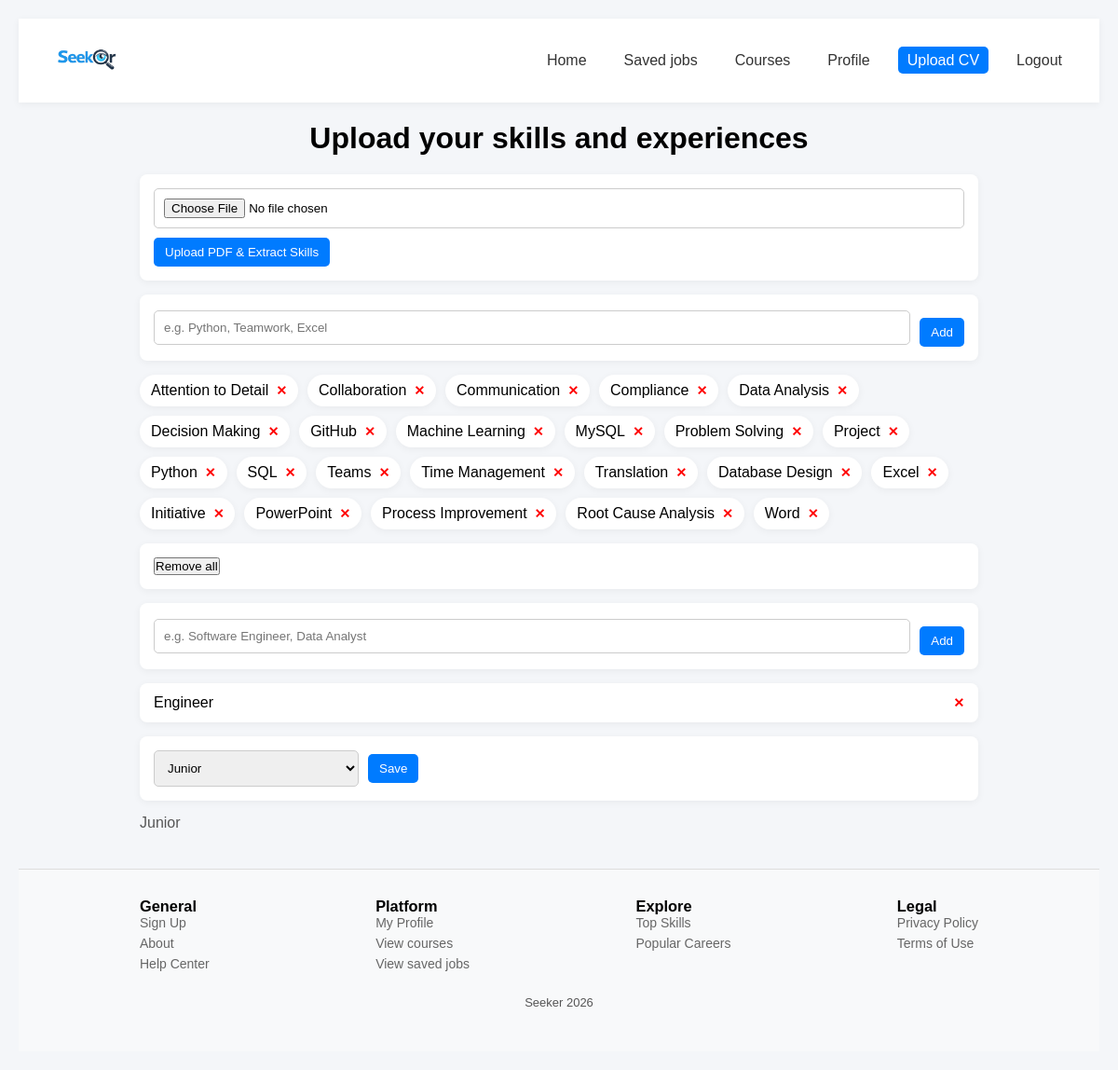
/upload_cv (signed in), run on the app's committed database.
### app.py (models this page shows)
class UserSkill(db.Model):  #user skill table
    __tablename__="user_skill"
    id = db.Column(db.Integer, primary_key=True)
    user_id=db.Column(db.Integer,db.ForeignKey("user.id"), nullable=False)
    skill_id = db.Column(db.Integer, db.ForeignKey("skill.id"), nullable=False)
    user = db.relationship("User", back_populates="skills")
    skill = db.relationship("Skill", back_populates="users")
    __table_args__ = (
        db.UniqueConstraint("user_id", "skill_id", name="unique_user_skill"),
    )

class Skill(db.Model):   #skill table
    __tablename__="skill"
    id = db.Column(db.Integer, primary_key=True)
    name = db.Column(db.String(120), unique=True, nullable=False)
    users = db.relationship("UserSkill",back_populates="skill",cascade="all, delete-orphan")

class User(db.Model): #user table
    __tablename__="user"
    id = db.Column(db.Integer, primary_key=True)
    email = db.Column(db.String(120), unique=True, nullable=False)
    password = db.Column(db.String(200), nullable=False)
    name = db.Column(db.String(100))
    experience_level=db.Column(db.String(100))
    career_goal= db.Column(db.String(100))
    skills = db.relationship("UserSkill",back_populates="user",cascade="all, delete-orphan")

### app.py (the view, shortened to what this page needs)
@app.route('/upload_cv', methods=["GET", "POST"])
def upload_cv():
    if 'user' not in session:
        flash('Login first', 'error')
        return redirect(url_for('login_page'))
    user = User.query.filter_by(email=session['user']).first()
    if not user:
        flash('User not found', 'error')
        return redirect(url_for('login_page'))
    return render_template("upload_cv.html", user=user)

### templates/upload_cv.html (shortened to what this page needs)
<!DOCTYPE html>
<html lang="en">
<head>
  <link rel="stylesheet" href="{{ url_for('static', filename='upload_cv.css') }}">
</head>
<body>
  {% include 'navbar.html' %}
<h1> Upload your skills and experiences</h1>
<form method="POST" action="{{ url_for('extract_skills_from_cv') }}" enctype="multipart/form-data">
  <input type="file" name="cv" accept="application/pdf" class="entrybox" required>
  <button type="submit" class="loged">Upload PDF & Extract Skills</button>
</form>
<form method="POST" action="{{ url_for('upload_cv') }}">
    <div class="skill-input">
      <input type="text" name="skills" class="entrybox"
             placeholder="e.g. Python, Teamwork, Excel" required>
      <button type="submit" class="loged">Add</button>
    </div>
  </form>
  <ul class="skill-list">
    {% for us in user.skills %}
      <li class="skill-item">
        {{ us.skill.name }}
        <form method="POST" action="{{ url_for('upload_cv') }}" class="delete-form">
          <button type="submit" class="delete-btn">✕</button>
        </form>
      </li>
    {% endfor %}
  </ul>
  <form method="POST" action="{{ url_for('upload_cv') }}" class="delete-all-form">
    <button type="submit" class="delete-all-btn">Remove all</button>
  </form>
  <form method="POST" action="{{ url_for('upload_cv') }}">
    <div class="goals-input">
        <input type="text" name="goals" class="entrybox"
               placeholder="e.g. Software Engineer, Data Analyst" required>
        <button type="submit" class="loged">Add</button>
      </div>
    </form>
    {% if user.career_goal %}
    <div class="goal-item">
      {{ user.career_goal }}
      <form method="POST" action="{{ url_for('upload_cv') }}" class="delete-form">
        <button type="submit" class="delete-btn">✕</button>
      </form>
    </div>
  {% else %}
    <p>No career goal added yet</p>
  {% endif %}
  <form method="POST" action="{{ url_for('upload_cv') }}">
    <div class="form-group">
      <select id="experience" name="experience" class="dropdown">
        <option value="Junior" {% if user.experience_level == "Junior" %}selected{% endif %}>Junior</option>
      </select>
      <button type="submit" class="save-btn">Save</button>
    </div>
  </form>
  <p>{{user.experience_level}}</p>
  {%include 'footer.html'%}
</body>
</html>

### static/upload_cv.css (style rules this page uses)
* { margin: 0; padding: 0; box-sizing: border-box; font-family: Arial, Helvetica, sans-serif; }
body { background-color: #f4f6f9; padding: 20px; }
h1 { text-align: center; margin: 20px 0; }
form { max-width: 900px; margin: 0 auto 15px auto; background: white; padding: 15px; border-radius: 8px; box-shadow: 0 2px 8px rgba(0,0,0,0.05); }
.entrybox { width: 100%; padding: 10px; border: 1px solid #ccc; border-radius: 5px; }
.loged { margin-top: 10px; padding: 8px 12px; border: none; background-color: #007bff; color: white; border-radius: 5px; cursor: pointer; }
.skill-input, .goals-input, .form-group { display: flex; gap: 10px; align-items: center; flex-wrap: wrap; }
.skill-input .entrybox, .goals-input .entrybox { flex: 1; min-width: 250px; }
.skill-list { max-width: 900px; margin: 0 auto 15px auto; list-style: none; padding: 0; display: flex; flex-wrap: wrap; gap: 10px; }
.skill-item { background: white; padding: 8px 12px; border-radius: 20px; box-shadow: 0 2px 8px rgba(0,0,0,0.05); display: flex; align-items: center; gap: 8px; }
.delete-form { display: inline; margin: 0; padding: 0; background: none; box-shadow: none; }
.delete-btn { background: none; border: none; color: red; font-weight: bold; cursor: pointer; font-size: 14px; }
.goal-item { max-width: 900px; margin: 0 auto 15px auto; background: white; padding: 12px 15px; border-radius: 8px; box-shadow: 0 2px 8px rgba(0,0,0,0.05); display: flex; align-items: center; justify-content: space-between; gap: 10px; }
.dropdown { padding: 10px; border: 1px solid #ccc; border-radius: 5px; min-width: 220px; }
.save-btn { padding: 8px 12px; border: none; background-color: #007bff; color: white; border-radius: 5px; cursor: pointer; }
p { max-width: 900px; margin: 0 auto 15px auto; color: #555; }

### static/navbar.css (style rules this page uses)
* { box-sizing: border-box; }

### data on the page
UserSkill: skill.name "Attention to Detail"
UserSkill: skill.name "Collaboration"
UserSkill: skill.name "Communication"
UserSkill: skill.name "Compliance"
UserSkill: skill.name "Data Analysis"
UserSkill: skill.name "Decision Making"
UserSkill: skill.name "GitHub"
UserSkill: skill.name "Machine Learning"
UserSkill: skill.name "MySQL"
UserSkill: skill.name "Problem Solving"
UserSkill: skill.name "Project"
UserSkill: skill.name "Python"
UserSkill: skill.name "SQL"
UserSkill: skill.name "Teams"
UserSkill: skill.name "Time Management"
UserSkill: skill.name "Translation"
UserSkill: skill.name "Database Design"
UserSkill: skill.name "Excel"
UserSkill: skill.name "Initiative"
UserSkill: skill.name "PowerPoint"
UserSkill: skill.name "Process Improvement"
UserSkill: skill.name "Root Cause Analysis"
UserSkill: skill.name "Word"
User: career_goal "Engineer", experience "Junior", experience_level "Junior"
